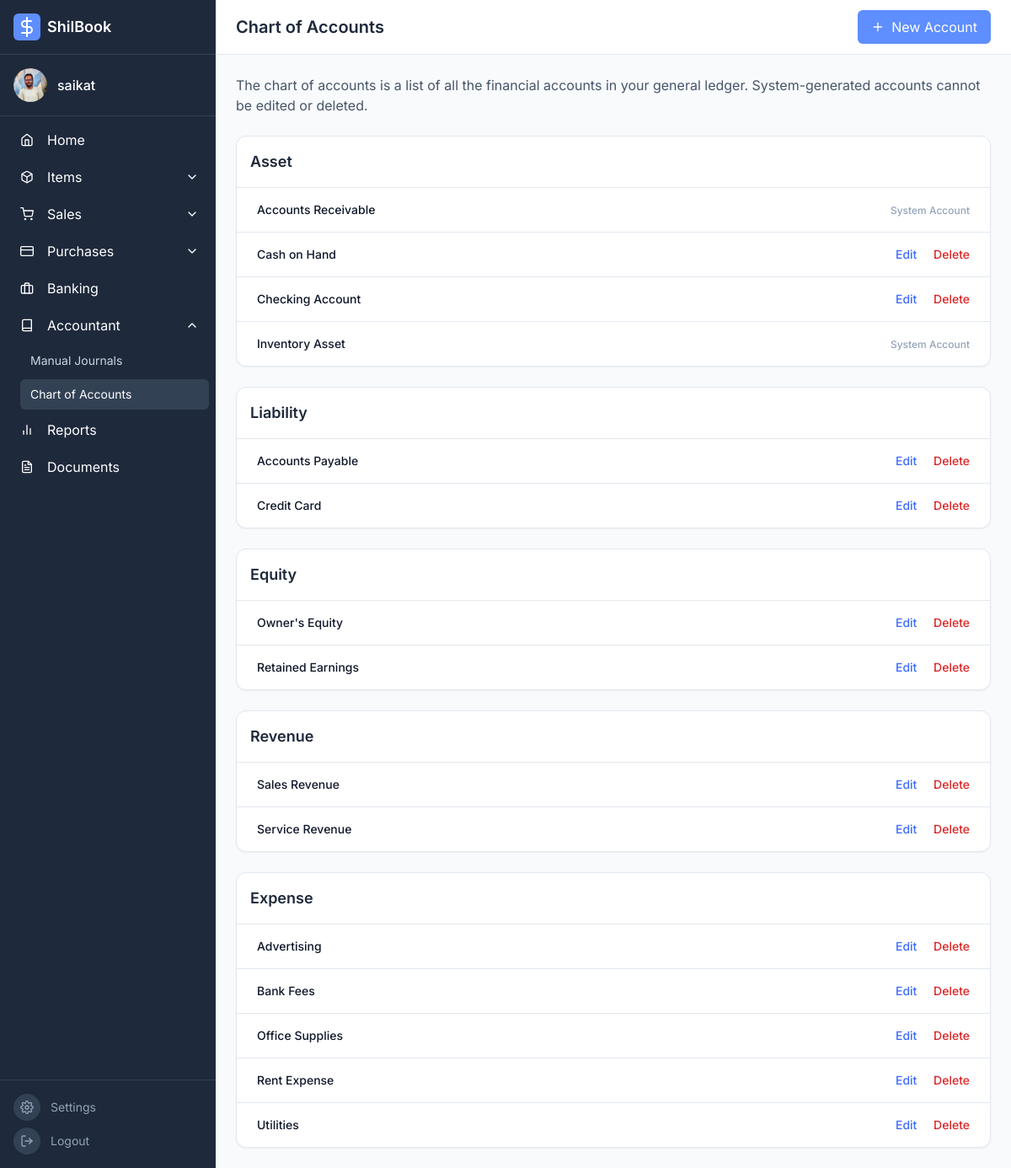
Page /accountant/chart-of-accounts/index.php (signed in) on the earlier database version.
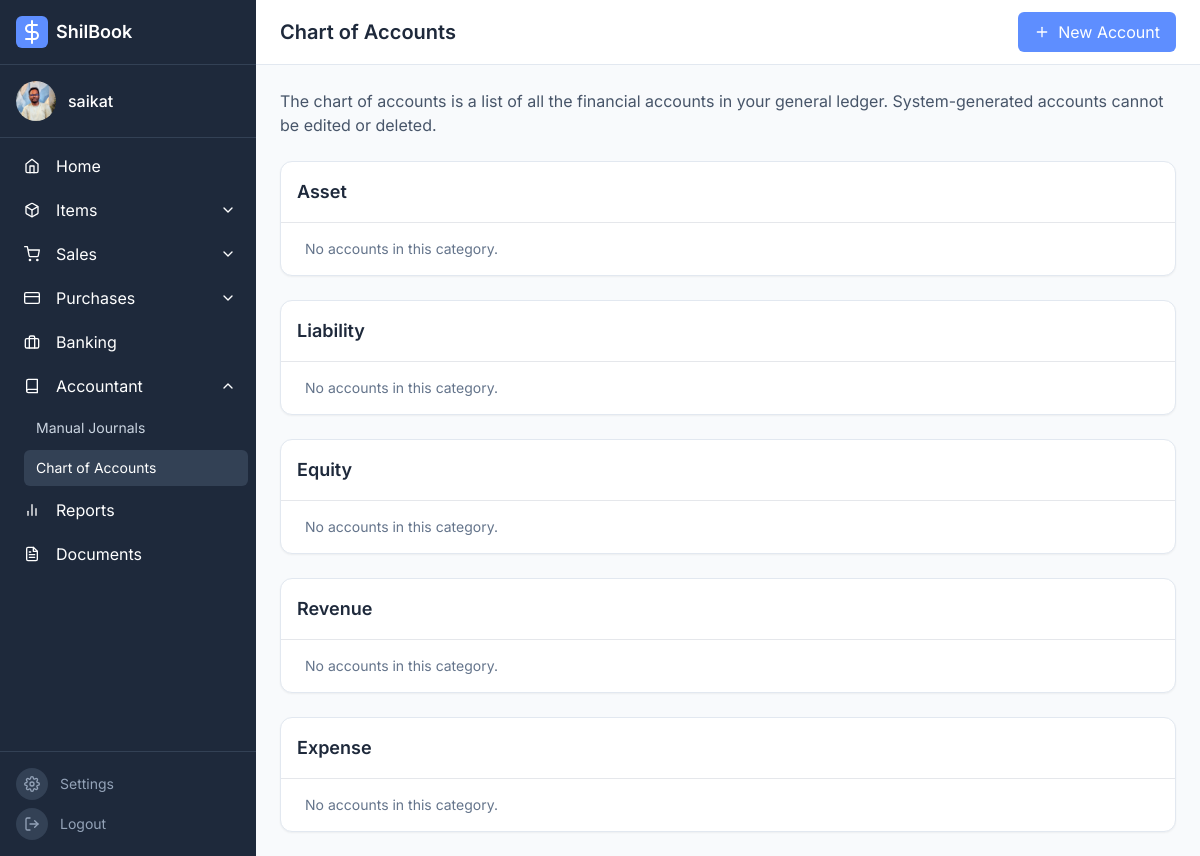
Same page on the later database version.
### tables this page shows
CREATE TABLE `chart_of_accounts` (
  `id` int(11) NOT NULL,
  `user_id` int(11) NOT NULL,
  `account_name` varchar(255) NOT NULL,
  `account_type` enum('Asset','Liability','Equity','Revenue','Expense') NOT NULL,
  `description` text DEFAULT NULL,
  `is_editable` tinyint(1) NOT NULL DEFAULT 1,
  `created_at` timestamp NOT NULL DEFAULT current_timestamp()
);

### accountant/chart-of-accounts/index.php (the view, shortened to what this page needs)
<?php
require_once '../../config.php';
$userId = $_SESSION['user_id'];
$sql = "SELECT * FROM chart_of_accounts WHERE user_id = :user_id ORDER BY account_type, account_name ASC";
$stmt = $pdo->prepare($sql);
$stmt->execute(['user_id' => $userId]);
$all_accounts = $stmt->fetchAll(PDO::FETCH_ASSOC);
$grouped_accounts = [];
$account_types = ['Asset', 'Liability', 'Equity', 'Revenue', 'Expense'];
foreach ($account_types as $type) {
    $grouped_accounts[$type] = [];
}
foreach ($all_accounts as $account) {
    $grouped_accounts[$account['account_type']][] = $account;
}
require_once '../../partials/header.php';
require_once '../../partials/sidebar.php';
?>
<div class="flex-1 flex flex-col overflow-hidden">
    <header class="bg-white border-b border-macgray-200 py-3 px-6 flex items-center justify-between">
        <h1 class="text-xl font-semibold text-macgray-800">Chart of Accounts</h1>
        <button id="addBtn" class="px-4 py-2 bg-macblue-500 text-white rounded-md hover:bg-macblue-600 flex items-center space-x-2">
            <i data-feather="plus" class="w-4 h-4"></i>
            <span>New Account</span>
        </button>
    </header>
    <main class="content-area flex-1 overflow-y-auto p-6 bg-macgray-50">
        <div class="max-w-7xl mx-auto">
            <p class="text-macgray-600 mb-6">The chart of accounts is a list of all the financial accounts in your general ledger. System-generated accounts cannot be edited or deleted.</p>
            <div class="space-y-6">
                <?php foreach ($grouped_accounts as $type => $accounts): ?>
                <div class="bg-white rounded-xl shadow-sm border border-macgray-200">
                    <div class="p-4 border-b">
                        <h2 class="text-lg font-semibold text-macgray-800"><?php echo htmlspecialchars($type); ?></h2>
                    </div>
                    <table class="min-w-full">
                        <tbody class="divide-y divide-macgray-200">
                            <?php if(empty($accounts)): ?>
                                <tr><td class="px-6 py-4 text-sm text-macgray-500">No accounts in this category.</td></tr>
                            <?php else: ?>
                                <?php foreach ($accounts as $account): ?>
                                    <tr>
                                        <td class="px-6 py-4 whitespace-nowrap text-sm font-medium text-macgray-900"><?php echo htmlspecialchars($account['account_name']); ?></td>
                                        <td class="px-6 py-4 whitespace-nowrap text-sm text-macgray-500"><?php echo htmlspecialchars($account['description']); ?></td>
                                        <td class="px-6 py-4 whitespace-nowrap text-right text-sm font-medium">
                                            <?php if ($account['is_editable']): ?>
                                                <button class="editBtn text-macblue-600 hover:text-macblue-900"
                                                    data-id="<?php echo $account['id']; ?>"
                                                    data-name="<?php echo htmlspecialchars($account['account_name']); ?>"
                                                    data-type="<?php echo htmlspecialchars($account['account_type']); ?>"
                                                    data-description="<?php echo htmlspecialchars($account['description']); ?>">Edit</button>
                                                <a href="index.php?action=delete&id=<?php echo $account['id']; ?>" class="text-red-600 hover:text-red-900 ml-4" onclick="return confirm('Are you sure? This cannot be undone.');">Delete</a>
                                            <?php else: ?>
                                                <span class="text-macgray-400 text-xs">System Account</span>
                                            <?php endif; ?>
                                        </td>
                                    </tr>
                                <?php endforeach; ?>
                            <?php endif; ?>
                        </tbody>
                    </table>
                </div>
                <?php endforeach; ?>
            </div>
        </div>
    </main>
</div>
<?php
require_once '../../partials/footer.php';
?>

Differences in the rows shown:
removed chart_of_accounts: account_name "Accounts Receivable", is_editable "System Account", shown under "Asset"
removed chart_of_accounts: account_name "Cash on Hand", shown under "Asset"
removed chart_of_accounts: account_name "Checking Account", shown under "Asset"
removed chart_of_accounts: account_name "Inventory Asset", is_editable "System Account", shown under "Asset"
removed chart_of_accounts: account_name "Accounts Payable", shown under "Liability"
removed chart_of_accounts: account_name "Credit Card", shown under "Liability"
removed chart_of_accounts: account_name "Owner's Equity", shown under "Equity"
removed chart_of_accounts: account_name "Retained Earnings", shown under "Equity"
removed chart_of_accounts: account_name "Sales Revenue", shown under "Revenue"
removed chart_of_accounts: account_name "Service Revenue", shown under "Revenue"
removed chart_of_accounts: account_name "Advertising", shown under "Expense"
removed chart_of_accounts: account_name "Bank Fees", shown under "Expense"
removed chart_of_accounts: account_name "Office Supplies", shown under "Expense"
removed chart_of_accounts: account_name "Rent Expense", shown under "Expense"
removed chart_of_accounts: account_name "Utilities", shown under "Expense"
Other differences:
new list line: "No accounts in this category."
